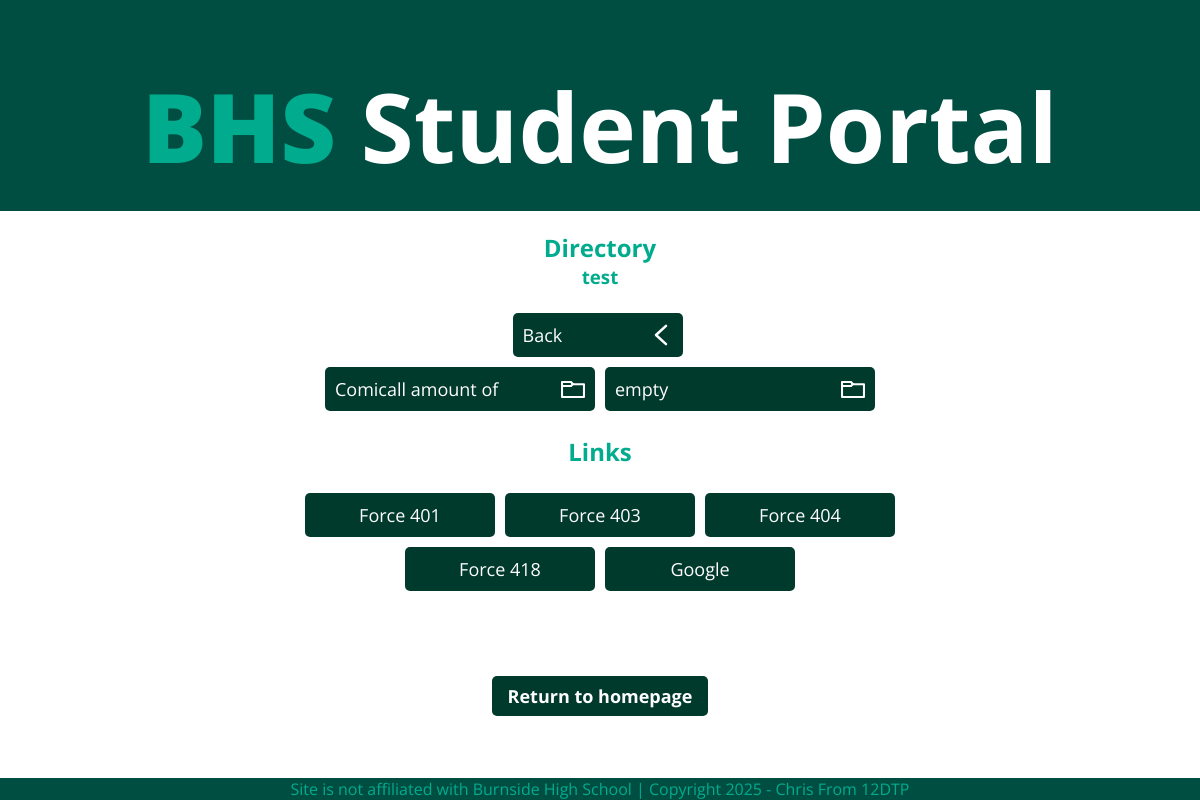
/test, run on the app's committed database.
### tables this page shows
CREATE TABLE sites (name TEXT PRIMARY KEY UNIQUE NOT NULL, URL TEXT UNIQUE, folder TEXT DEFAULT Home REFERENCES folders (name) ON DELETE SET DEFAULT ON UPDATE CASCADE DEFERRABLE INITIALLY IMMEDIATE NOT NULL, icon TEXT);

### main.py (the view)
@app.route('/<string:name>')
def directory(name):
       time = datetime.now().strftime("%H:%M:%S")
       print('\n')
       if ';' in name or '"' in name or "'" in name:
             print(f'[{time}]{RED}[ERROR]{RESET}:{RED} Dangerous characters found in request; cancelling request and returning 403{RESET}')
             abort(403)
       name = name.replace('%', ' ')
       conn = sqlite3.connect('sites.db')
       cur = conn.cursor()
       cur.execute(f'SELECT name, URL FROM sites WHERE folder="{name}" COLLATE NOCASE ORDER BY name ASC;')
       sites = cur.fetchall()
       cur.execute(f'SELECT name, URL, folder, icon FROM folders WHERE folder="{name}" COLLATE NOCASE ORDER BY name ASC;')
       folders = cur.fetchall()
       cur.execute(f'SELECT folder FROM folders WHERE name="{name}" COLLATE NOCASE ORDER BY name ASC;')
       back = cur.fetchall()
       for back in back:
             back = back[0].replace(' ','%' )
       print(f'[{time}]{YELLOW}[DEBUG]{RESET}: Found {BLUE}{len(folders)} folders{RESET} and {BLUE}{len(sites)} links{RESET} in requested folder "{BLUE}{name}{RESET}"') # debug
       if not back:
             print(f'[{time}]{RED}[ERROR]: Requested folder has no upper directory. Either invalid or inaccessible.{RESET}')
             abort(404)
       conn.close()
       return render_template('directory.html', vars=vars, title=name, sites=sites, folders=folders, back=back)

### templates/directory.html (shortened to what this page needs)
{% extends 'layout.html' %}
{% block content %}
<div class="container">
    <h2>Directory</h2>
    <h3>{{ title }}</h3>
    <div class="buttons-container">
        {% if title.title() != "Home" %}
            <a href="{{ back }}">
                <div class="back-button"><span class="anim-text">Back</span><span class="icon"><img src="/static/images/previous.svg" alt="back button"></span></div>
            </a>
        {% endif %}
    </div>
    <div class="buttons-container">
        {% for folders in folders %}
            <a href="{{ folders[1] }}">
                <div class="folder-button"><span class="anim-text"  title="{{ folders[0] }}">{{ folders[0][:19] }}</span><span class="icon"><img src="/static/images/folder.svg" alt="folder"></span></div>
            </a>
        {% endfor %}
    </div>
    <h2>Links</h2>
    <div class="buttons-container">
        {% for sites in sites %}
            <a href="{{ sites[1] }}" target="_blank" rel="opener">
                <div class="link-button" title="{{ sites[0] }}">{{ sites[0][:19] }}</div>
            </a>
        {% endfor %}
    </div>
</div>
{% if title.title() != "Home" %}
    <div class="home-button-container">
        <a href="/home">
            <div class="home-button"><span class="anim-text">Return to homepage</span></div>
        </a>
    </div>
{% endif %}
{% endblock %}

### static/style.css (style rules this page uses)
:root { --primary-color: rgb(0,78,66); --secondary-color: rgb(0,171,142); --contrast-color: rgb(0,58,44); --font-color: rgb(255,255,255); --background-color: white; --font: "Open Sans", sans-serif; }
body { text-align: center; color: var(--font-color); background-color: var(--background -color); margin: 0; }
h2 { color: var(--secondary-color); }
h3 { color: var(--secondary-color); margin-top: -20px; margin-bottom: -px; }
h1, h2, h3, h4, a, p, span { font-family: var(--font); }
span { transition: all --anim-speed; }
a { color: var(--font-color); font-size: large; text-decoration: none; text-align: left; display: block; }
.container { margin-left: auto; margin-right: auto; width: 60%; margin-bottom: 150px; }
.icon { margin: 0px; float: right; image-rendering: optimizeQuality; height: 24px; }
.buttons-container { justify-content: center; display: flex; flex-wrap: wrap; }
.back-button { margin: 5px; margin-left: auto; margin-left: auto; padding: 10px; border-radius: 5px; width: 150px; height: auto; background-color: var(--contrast-color); }
.folder-button { background-color: var(--contrast-color); margin: 5px; padding: 10px; border-radius: 5px; width: 250px; max-height: 200px; }
.link-button { background-color: var(--contrast-color); padding: 10px; border-radius: 5px; text-align: center; margin: 5px; width: 170px; }
.home-button-container { position: fixed; bottom: 50px; left: 50%; transform: translate(-50%, -50%); width: min-content; background-color: rgba(255, 255, 255, 0.7); backdrop-filter: blur(5px); border-radius: 5px; display: flex; }
.home-button { padding: 8px; border-radius: 5px; text-align: center; margin: 7px; width: 200px; font-weight: bolder; color: white; background-color: var(--contrast-color); }

### data on the page
sites: name "Force 401"
sites: name "Force 403"
sites: name "Force 404"
sites: name "Force 418"
sites: name "Google"

### other printed values
{{ vars['heading_brand'] }} "BHS"
{{ vars['heading'] }} "Student Portal"
{{ title }} "test"
{{ folders[0][:19] }} "Comicall amount of" "empty"
{{ vars['contact_info'] }} "Site is not affiliated with Burnside High School | Copyright 2025 - Chris From 12DTP"
